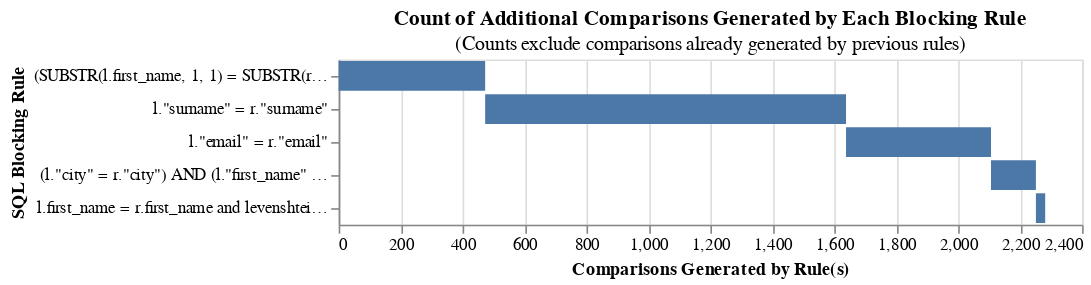

The notebook cell this image was saved under:
### Code cell
#counting the number of comparisons created by a list of blocking rules
blocking_rules_for_analysis = [
    block_on("substr(first_name, 1, 1)", "surname"),
    block_on("surname"),
    block_on("email"),
    block_on("city", "first_name"), 
    "l.first_name = r.first_name and levenshtein(l.surname, r.surname) < 2",
]

#cumulative_comparisons_to_be_scored_from_blocking_rules_chart(table_or_tbles, blocking_rules, link_type, db_api, unique_id_column_name = "unique_id", 
#max_rows_limit = int(1000000000.0), source_dataset_column_name = None)
cumulative_comparisons_to_be_scored_from_blocking_rules_chart(
    table_or_tables=df,
    blocking_rules=blocking_rules_for_analysis,
    db_api = db_api,
    link_type="dedupe_only"
)

### Figure 1 — Vega-Lite specification as saved in the notebook (floating-point values rounded to 4 significant figures)
{"config": {"view": {"continuousWidth": 300, "continuousHeight": 300}}, "data": {"name": "data-98f9ef003c07a61c2c401d3a599f708c"}, "mark": "bar", "encoding": {"order": {"field": "cumulative_rows"}, "tooltip": [{"field": "blocking_rule", "title": "SQL Condition", "type": "nominal"}, {"field": "row_count", "format": ",", "title": "Comparisons Generated", "type": "quantitative"}, {"field": "cumulative_rows", "format": ",", "title": "Cumulative Comparisons", "type": "quantitative"}, {"field": "cartesian", "format": ",", "title": "Total comparisons in Cartesian product", "type": "quantitative"}], "x": {"field": "start", "title": "Comparisons Generated by Rule(s)", "type": "quantitative"}, "x2": {"field": "cumulative_rows"}, "y": {"field": "blocking_rule", "sort": ["-x2"], "title": "SQL Blocking Rule"}}, "height": {"step": 20}, "title": {"text": "Count of Additional Comparisons Generated by Each Blocking Rule", "subtitle": "(Counts exclude comparisons already generated by previous rules)"}, "width": 450, "$schema": "https://vega.github.io/schema/vega-lite/v5.9.3.json", "datasets": {"data-98f9ef003c07a61c2c401d3a599f708c": [{"blocking_rule": "(SUBSTR(l.first_name, 1, 1) = SUBSTR(r.first_name, 1, 1)) AND (l.\"surname\" = r.\"surname\")", "row_count": 473, "cumulative_rows": 473, "cartesian": 499500, "match_key": "0", "start": 0}, {"blocking_rule": "l.\"surname\" = r.\"surname\"", "row_count": 1165, "cumulative_rows": 1638, "cartesian": 499500, "match_key": "1", "start": 473}, {"blocking_rule": "l.\"email\" = r.\"email\"", "row_count": 468, "cumulative_rows": 2106, "cartesian": 499500, "match_key": "2", "start": 1638}, {"blocking_rule": "(l.\"city\" = r.\"city\") AND (l.\"first_name\" = r.\"first_name\")", "row_count": 145, "cumulative_rows": 2251, "cartesian": 499500, "match_key": "3", "start": 2106}, {"blocking_rule": "l.first_name = r.first_name and levenshtein(l.surname, r.surname) < 2", "row_count": 30, "cumulative_rows": 2281, "cartesian": 499500, "match_key": "4", "start": 2251}]}}
